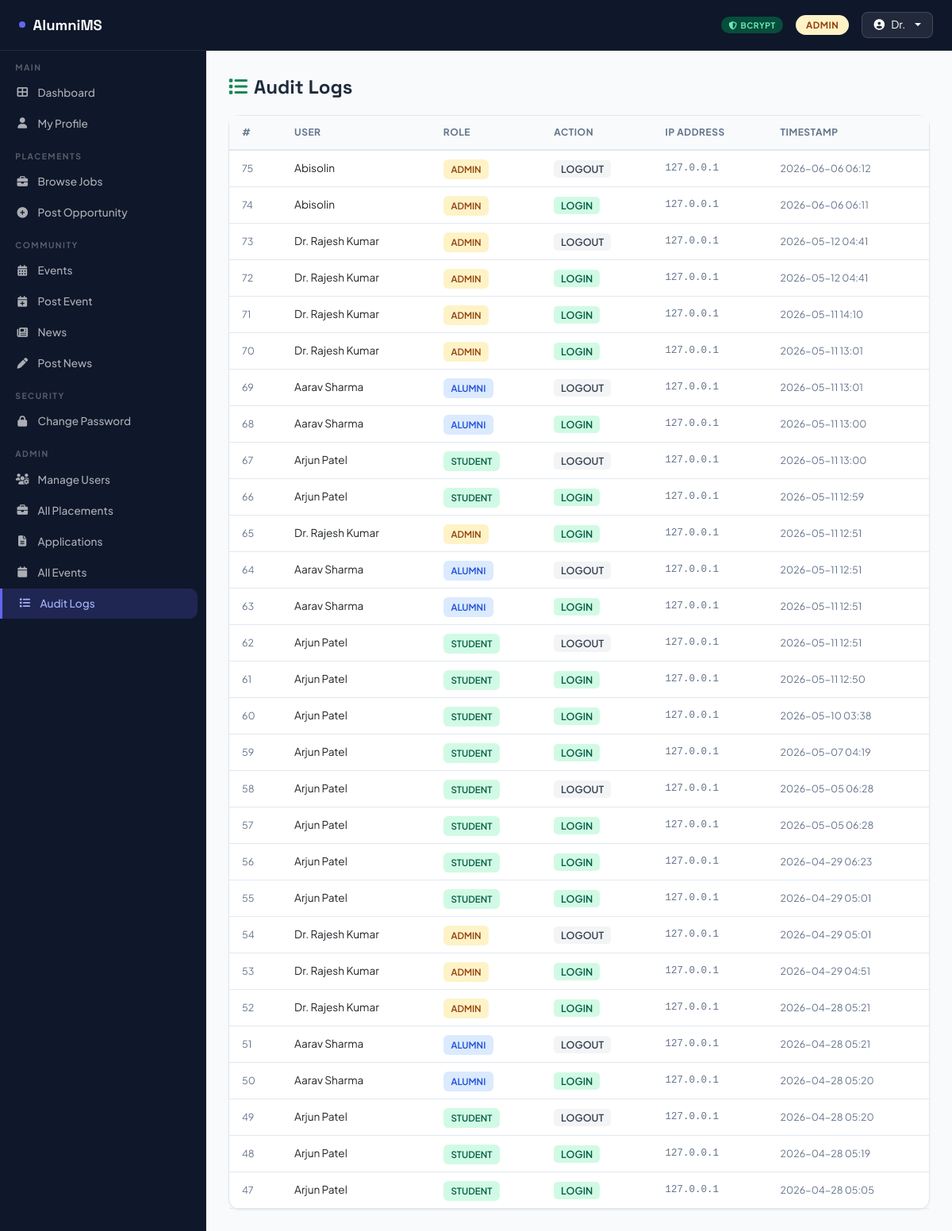
/admin/logs (signed in), run on the app's committed database.
### tables this page shows
CREATE TABLE audit_log (
            id          INTEGER PRIMARY KEY AUTOINCREMENT,
            user_id     INTEGER,
            role        TEXT,
            action      TEXT NOT NULL,
            ip_addr     TEXT,
            timestamp   TEXT DEFAULT CURRENT_TIMESTAMP
        );

CREATE TABLE users (
            id              INTEGER PRIMARY KEY AUTOINCREMENT,
            role            TEXT NOT NULL CHECK(role IN ('admin','alumni','student')),
            student_id      TEXT UNIQUE,
            full_name       TEXT NOT NULL,
            email           TEXT UNIQUE NOT NULL,
            phone           TEXT,
            department      TEXT,
            graduation_year INTEGER,
            current_year    INTEGER,
            degree          TEXT,
            company         TEXT,
            job_title       TEXT,
            location        TEXT,
            linkedin        TEXT,
            bio             TEXT,
            password_hash   TEXT NOT NULL,
            password_salt   TEXT NOT NULL,
            hash_method     TEXT NOT NULL DEFAULT 'bcrypt',
            is_active       INTEGER DEFAULT 1,
            created_at      TEXT DEFAULT CURRENT_TIMESTAMP,
            last_login      TEXT,
            login_attempts  INTEGER DEFAULT 0,
            locked_until    TEXT
        );

### app.py (the view)
@app.route('/admin/logs')
@login_required
@role_required('admin')
def admin_logs():
    db = get_db()
    logs = db.execute('''SELECT al.*,u.full_name,u.role as urole FROM audit_log al
        LEFT JOIN users u ON al.user_id=u.id ORDER BY al.timestamp DESC LIMIT 200''').fetchall()
    return render_template('admin_logs.html', logs=logs)

### app.py (called while the page is built)
def get_db():
    conn = sqlite3.connect(DATABASE)
    conn.row_factory = sqlite3.Row
    return conn

def login_required(f):
    @wraps(f)
    def wrap(*a,**k):
        if 'user_id' not in session:
            flash('Please log in first.','warning')
            return redirect(url_for('login'))
        return f(*a,**k)
    return wrap

def role_required(*roles):
    def decorator(f):
        @wraps(f)
        def wrap(*a,**k):
            if session.get('role') not in roles:
                flash('Access denied.','danger')
                return redirect(url_for('dashboard'))
            return f(*a,**k)
        return wrap
    return decorator

### templates/admin_logs.html (shortened to what this page needs)
{% extends 'base.html' %}
{% block content %}
<h4 style="font-family:'Space Grotesk',sans-serif;font-weight:800;margin-bottom:1.25rem;"><i class="fas fa-list me-2 text-success"></i>Audit Logs</h4>
<div class="card">
  <div style="overflow-x:auto;">
    <table class="table-custom" style="width:100%;">
      <thead><tr><th>#</th><th>User</th><th>Role</th><th>Action</th><th>IP Address</th><th>Timestamp</th></tr></thead>
      <tbody>
        {% for l in logs %}
        <tr>
          <td style="color:var(--muted);font-size:.78rem;">{{ l['id'] }}</td>
          <td style="font-size:.85rem;">{{ l['full_name'] or 'Unknown' }}</td>
          <td>{% if l['urole'] %}<span class="badge-role-{{ l['urole'] }}">{{ l['urole'].upper() }}</span>{% endif %}</td>
          <td>
            <span style="font-size:.78rem;font-weight:600;padding:.2rem .55rem;border-radius:5px;
              background:{% if 'LOGIN' in l['action'] %}#d1fae5;color:#065f46
              {% elif 'LOGOUT' in l['action'] %}#f3f4f6;color:#374151
              {% elif 'PASSWORD' in l['action'] %}#fef3c7;color:#92400e
              {% elif 'POST' in l['action'] %}#ede9fe;color:#5b21b6
              {% elif 'APPLY' in l['action'] %}#dbeafe;color:#1e40af
              {% else %}#f3f4f6;color:#374151{% endif %};">
              {{ l['action'] }}
            </span>
          </td>
          <td style="color:var(--muted);font-size:.78rem;font-family:monospace;">{{ l['ip_addr'] or '—' }}</td>
          <td style="color:var(--muted);font-size:.78rem;">{{ l['timestamp'][:16] }}</td>
        </tr>
        {% else %}
        <tr><td colspan="6" style="text-align:center;padding:2rem;color:var(--muted);">No logs yet.</td></tr>
        {% endfor %}
      </tbody>
    </table>
  </div>
</div>
{% endblock %}

### templates/base.html (style rules this page uses)
:root { --primary:#0f172a; --accent:#6366f1; --accent2:#818cf8; --success:#10b981; --warning:#f59e0b; --danger:#ef4444; --sidebar:260px; --topbar:64px; --bg:#f8fafc; --card:#ffffff; --border:#e2e8f0; --text:#1e293b; --muted:#64748b; }
* { box-sizing:border-box; margin:0; padding:0; }
body { font-family:'Plus Jakarta Sans',sans-serif; background:var(--bg); color:var(--text); min-height:100vh; scroll-padding-top:calc(var(--topbar) + 1rem); }
.card { background:var(--card); border:1px solid var(--border); border-radius:14px; box-shadow:0 1px 3px rgba(0,0,0,.05); }
.table-custom { width:100%; }
.table-custom th { background:#f8fafc; font-size:.75rem; font-weight:700; color:var(--muted); text-transform:uppercase; letter-spacing:.5px; padding:.75rem 1rem; border-bottom:2px solid var(--border); }
.table-custom td { padding:.75rem 1rem; border-bottom:1px solid var(--border); font-size:.875rem; vertical-align:middle; }
.badge-role-alumni { background:#dbeafe;color:#1d4ed8;font-size:.72rem;padding:.3rem .6rem;border-radius:6px;font-weight:600; }
.badge-role-student { background:#d1fae5;color:#065f46;font-size:.72rem;padding:.3rem .6rem;border-radius:6px;font-weight:600; }
.badge-role-admin { background:#fef3c7;color:#92400e;font-size:.72rem;padding:.3rem .6rem;border-radius:6px;font-weight:600; }

### data on the page
audit_log: id "75", full_name "Abisolin", urole "ADMIN", action "LOGOUT", ip_addr "127.0.0.1", timestamp "2026-06-06 06:12"
audit_log: id "74", full_name "Abisolin", urole "ADMIN", action "LOGIN", ip_addr "127.0.0.1", timestamp "2026-06-06 06:11"
audit_log: id "73", full_name "Dr. Rajesh Kumar", urole "ADMIN", action "LOGOUT", ip_addr "127.0.0.1", timestamp "2026-05-12 04:41"
audit_log: id "72", full_name "Dr. Rajesh Kumar", urole "ADMIN", action "LOGIN", ip_addr "127.0.0.1", timestamp "2026-05-12 04:41"
audit_log: id "71", full_name "Dr. Rajesh Kumar", urole "ADMIN", action "LOGIN", ip_addr "127.0.0.1", timestamp "2026-05-11 14:10"
audit_log: id "70", full_name "Dr. Rajesh Kumar", urole "ADMIN", action "LOGIN", ip_addr "127.0.0.1", timestamp "2026-05-11 13:01"
audit_log: id "69", full_name "Aarav Sharma", urole "ALUMNI", action "LOGOUT", ip_addr "127.0.0.1", timestamp "2026-05-11 13:01"
audit_log: id "68", full_name "Aarav Sharma", urole "ALUMNI", action "LOGIN", ip_addr "127.0.0.1", timestamp "2026-05-11 13:00"
audit_log: id "67", full_name "Arjun Patel", urole "STUDENT", action "LOGOUT", ip_addr "127.0.0.1", timestamp "2026-05-11 13:00"
audit_log: id "66", full_name "Arjun Patel", urole "STUDENT", action "LOGIN", ip_addr "127.0.0.1", timestamp "2026-05-11 12:59"
audit_log: id "65", full_name "Dr. Rajesh Kumar", urole "ADMIN", action "LOGIN", ip_addr "127.0.0.1", timestamp "2026-05-11 12:51"
audit_log: id "64", full_name "Aarav Sharma", urole "ALUMNI", action "LOGOUT", ip_addr "127.0.0.1", timestamp "2026-05-11 12:51"
audit_log: id "63", full_name "Aarav Sharma", urole "ALUMNI", action "LOGIN", ip_addr "127.0.0.1", timestamp "2026-05-11 12:51"
audit_log: id "62", full_name "Arjun Patel", urole "STUDENT", action "LOGOUT", ip_addr "127.0.0.1", timestamp "2026-05-11 12:51"
audit_log: id "61", full_name "Arjun Patel", urole "STUDENT", action "LOGIN", ip_addr "127.0.0.1", timestamp "2026-05-11 12:50"
audit_log: id "60", full_name "Arjun Patel", urole "STUDENT", action "LOGIN", ip_addr "127.0.0.1", timestamp "2026-05-10 03:38"
audit_log: id "59", full_name "Arjun Patel", urole "STUDENT", action "LOGIN", ip_addr "127.0.0.1", timestamp "2026-05-07 04:19"
audit_log: id "58", full_name "Arjun Patel", urole "STUDENT", action "LOGOUT", ip_addr "127.0.0.1", timestamp "2026-05-05 06:28"
audit_log: id "57", full_name "Arjun Patel", urole "STUDENT", action "LOGIN", ip_addr "127.0.0.1", timestamp "2026-05-05 06:28"
audit_log: id "56", full_name "Arjun Patel", urole "STUDENT", action "LOGIN", ip_addr "127.0.0.1", timestamp "2026-04-29 06:23"
audit_log: id "55", full_name "Arjun Patel", urole "STUDENT", action "LOGIN", ip_addr "127.0.0.1", timestamp "2026-04-29 05:01"
audit_log: id "54", full_name "Dr. Rajesh Kumar", urole "ADMIN", action "LOGOUT", ip_addr "127.0.0.1", timestamp "2026-04-29 05:01"
audit_log: id "53", full_name "Dr. Rajesh Kumar", urole "ADMIN", action "LOGIN", ip_addr "127.0.0.1", timestamp "2026-04-29 04:51"
audit_log: id "52", full_name "Dr. Rajesh Kumar", urole "ADMIN", action "LOGIN", ip_addr "127.0.0.1", timestamp "2026-04-28 05:21"
audit_log: id "51", full_name "Aarav Sharma", urole "ALUMNI", action "LOGOUT", ip_addr "127.0.0.1", timestamp "2026-04-28 05:21"
audit_log: id "50", full_name "Aarav Sharma", urole "ALUMNI", action "LOGIN", ip_addr "127.0.0.1", timestamp "2026-04-28 05:20"
audit_log: id "49", full_name "Arjun Patel", urole "STUDENT", action "LOGOUT", ip_addr "127.0.0.1", timestamp "2026-04-28 05:20"
audit_log: id "48", full_name "Arjun Patel", urole "STUDENT", action "LOGIN", ip_addr "127.0.0.1", timestamp "2026-04-28 05:19"
audit_log: id "47", full_name "Arjun Patel", urole "STUDENT", action "LOGIN", ip_addr "127.0.0.1", timestamp "2026-04-28 05:05"

### other printed values
{{ session.hash_method.upper() }} "BCRYPT"
{{ session.role }} "ADMIN"
{{ session.full_name.split()[0] }} "Dr."
